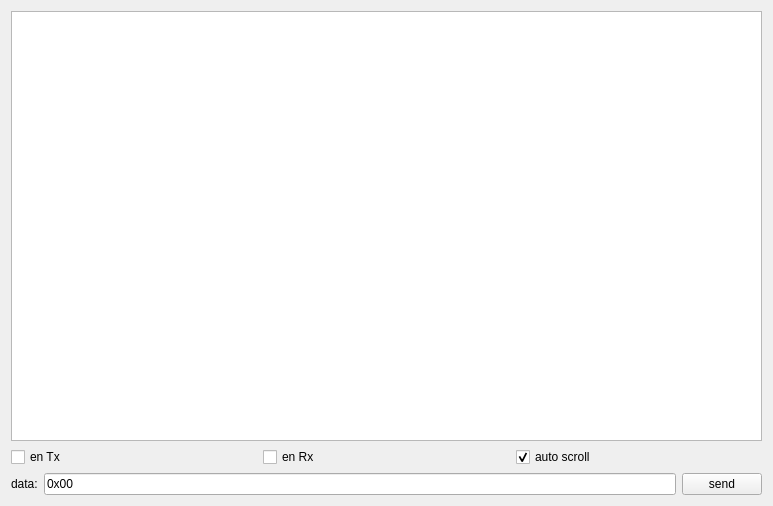
<?xml version="1.0" encoding="UTF-8"?>
<ui version="4.0">
 <class>CommunicationDebuger</class>
 <widget class="QWidget" name="CommunicationDebuger">
  <property name="geometry">
   <rect>
    <x>0</x>
    <y>0</y>
    <width>773</width>
    <height>506</height>
   </rect>
  </property>
  <property name="windowTitle">
   <string>Form</string>
  </property>
  <layout class="QGridLayout" name="gridLayout">
   <item row="1" column="1">
    <widget class="QCheckBox" name="checkBox_enRxDebug">
     <property name="text">
      <string>en Rx</string>
     </property>
    </widget>
   </item>
   <item row="1" column="0">
    <widget class="QCheckBox" name="checkBox_enTxDebug">
     <property name="text">
      <string>en Tx</string>
     </property>
    </widget>
   </item>
   <item row="1" column="2">
    <widget class="QCheckBox" name="checkBox_autoScroll">
     <property name="text">
      <string>auto scroll</string>
     </property>
     <property name="checked">
      <bool>true</bool>
     </property>
    </widget>
   </item>
   <item row="0" column="0" colspan="3">
    <widget class="QTextEdit" name="textEdit_log">
     <property name="font">
      <font>
       <family>Ubuntu Mono</family>
       <pointsize>12</pointsize>
      </font>
     </property>
     <property name="readOnly">
      <bool>false</bool>
     </property>
    </widget>
   </item>
   <item row="2" column="0" colspan="3">
    <layout class="QHBoxLayout" name="horizontalLayout">
     <item>
      <widget class="QLabel" name="label_2">
       <property name="text">
        <string>data:</string>
       </property>
      </widget>
     </item>
     <item>
      <widget class="QLineEdit" name="lineEdit_data">
       <property name="text">
        <string>0x00</string>
       </property>
      </widget>
     </item>
     <item>
      <widget class="QPushButton" name="pushButton_sendCustomCommand">
       <property name="text">
        <string>send</string>
       </property>
      </widget>
     </item>
    </layout>
   </item>
  </layout>
 </widget>
 <resources/>
 <connections/>
</ui>
